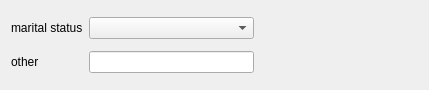
<?xml version="1.0" encoding="UTF-8"?>
<ui version="4.0">
 <class>BaseWidgets::Internal::BaseFormWidget</class>
 <widget class="QWidget" name="BaseWidgets::Internal::BaseFormWidget">
  <property name="geometry">
   <rect>
    <x>0</x>
    <y>0</y>
    <width>429</width>
    <height>90</height>
   </rect>
  </property>
  <property name="windowTitle">
   <string/>
  </property>
  <layout class="QGridLayout" name="gridLayout">
   <item row="0" column="0">
    <widget class="QLabel" name="maritalStatusLabel">
     <property name="text">
      <string>marital status</string>
     </property>
    </widget>
   </item>
   <item row="0" column="1">
    <widget class="QComboBox" name="maritalStatusComboBox"/>
   </item>
   <item row="0" column="2">
    <spacer name="horizontalSpacer">
     <property name="orientation">
      <enum>Qt::Horizontal</enum>
     </property>
     <property name="sizeHint" stdset="0">
      <size>
       <width>40</width>
       <height>20</height>
      </size>
     </property>
    </spacer>
   </item>
   <item row="1" column="0">
    <widget class="QLabel" name="otherMaritalStatusLabel">
     <property name="text">
      <string>other</string>
     </property>
    </widget>
   </item>
   <item row="1" column="1">
    <widget class="QLineEdit" name="otherMaritalStatusLineEdit"/>
   </item>
   <item row="1" column="2">
    <spacer name="horizontalSpacer_2">
     <property name="orientation">
      <enum>Qt::Horizontal</enum>
     </property>
     <property name="sizeHint" stdset="0">
      <size>
       <width>150</width>
       <height>20</height>
      </size>
     </property>
    </spacer>
   </item>
  </layout>
 </widget>
 <resources/>
 <connections/>
</ui>
